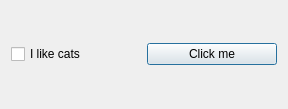
<?xml version="1.0" encoding="UTF-8"?>
<ui version="4.0">
 <class>Dialog</class>
 <widget class="QDialog" name="Dialog">
  <property name="geometry">
   <rect>
    <x>0</x>
    <y>0</y>
    <width>288</width>
    <height>109</height>
   </rect>
  </property>
  <property name="windowTitle">
   <string>Dialog</string>
  </property>
  <layout class="QHBoxLayout" name="horizontalLayout">
   <item>
    <widget class="QCheckBox" name="checkBox">
     <property name="text">
      <string>I like cats</string>
     </property>
    </widget>
   </item>
   <item>
    <widget class="QPushButton" name="pushButton">
     <property name="text">
      <string>Click me</string>
     </property>
    </widget>
   </item>
  </layout>
 </widget>
 <layoutdefault spacing="6" margin="11"/>
 <resources/>
 <connections/>
</ui>
